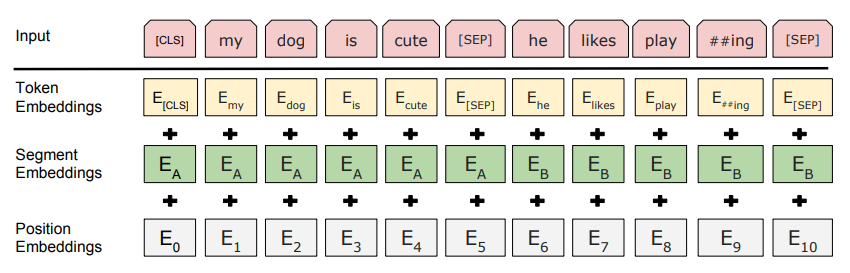
#> input picture images/bert/bert_token.png, 850 x 273 px, given as the content of the folder testsets/Set12, which was not available
$ python image2npz.py
#> lines starting #> are read from the running program, lines starting #| are printed output that depends on the picture; pictures that were not available may be replaced by others from this repository, and a replacement may not be noted
import os
import cv2
import glob
import argparse
import numpy as np
from tqdm import tqdm

parse = argparse.ArgumentParser(description="MAKE DATA LIST")
parse.add_argument("--source_dir", type=str, default="testsets/Set12", help="path to input source image folder")
parse.add_argument("--noise_dir", type=str, default="testsets/Set12_noise", help="path to output noise image folder")
parse.add_argument("--target_dir", type=str, default="testsets/Set12_npz", help="path to output npz image folder")
parse.add_argument("--text_path", type=str, default="datalist_npz.txt")
args = parse.parse_args()
print(args)


def make_npz_text(args):
    os.makedirs(args.noise_dir, exist_ok=True)
    os.makedirs(args.target_dir, exist_ok=True)

    with open(args.text_path, 'w') as f:
        files_list = glob.glob(args.source_dir + "/*png")
        files_list.sort()
        for img_file in tqdm(files_list):

            image = cv2.imread(img_file, 0)
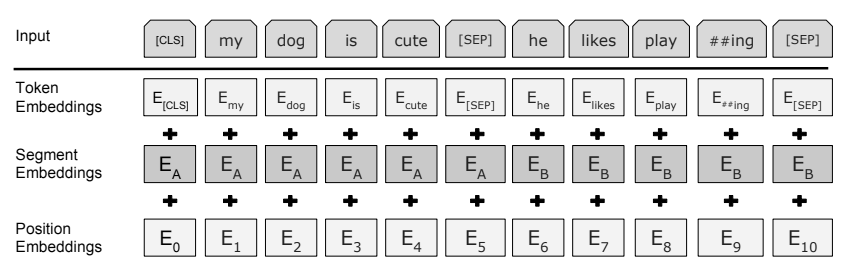
#> image: shape (273, 850); min 0, max 255, mean 225.5
            image = image.astype(np.float32) / 255.

            np.random.seed(seed=0)  # for reproducibility
            noise_image = image + np.random.normal(0, 25 / 255.0, image.shape)
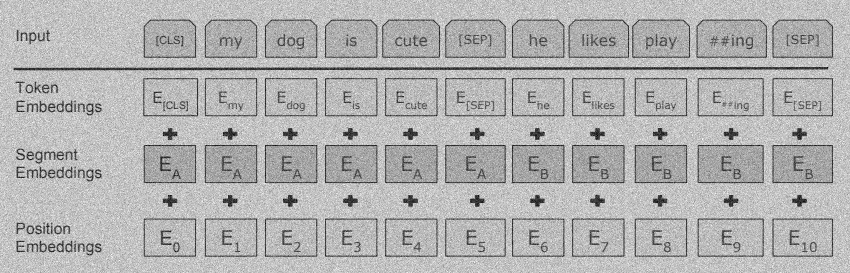
#> noise_image: shape (273, 850) float64; min -0.374, max 1.42, mean 0.885; drawn with min black and max white
            noise_image = noise_image.astype(np.float32)
            noise_image = np.clip(noise_image, 0.0, 1.0)
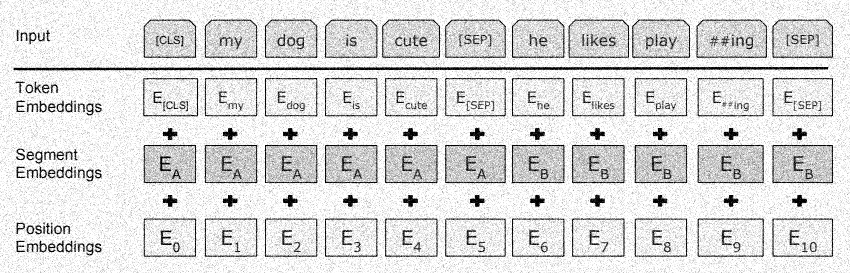
#> noise_image: shape (273, 850) float32; min 0, max 1, mean 0.861
            noise_image = (noise_image * 255.0).round().astype(np.uint8)
            cv2.imwrite(os.path.join(args.noise_dir, os.path.basename(img_file)), noise_image)

            data = np.expand_dims(noise_image, -1)
            data = data.transpose(2,0,1) # hwc--> chw

            data_dict = {"input_0": data}
            save_path = os.path.join(args.target_dir, os.path.splitext(os.path.basename(img_file))[0]+ ".npz")
            np.savez(save_path, **data_dict)
            f.write(os.path.abspath(save_path) + "\n")


if __name__ == "__main__":
    make_npz_text(args)
